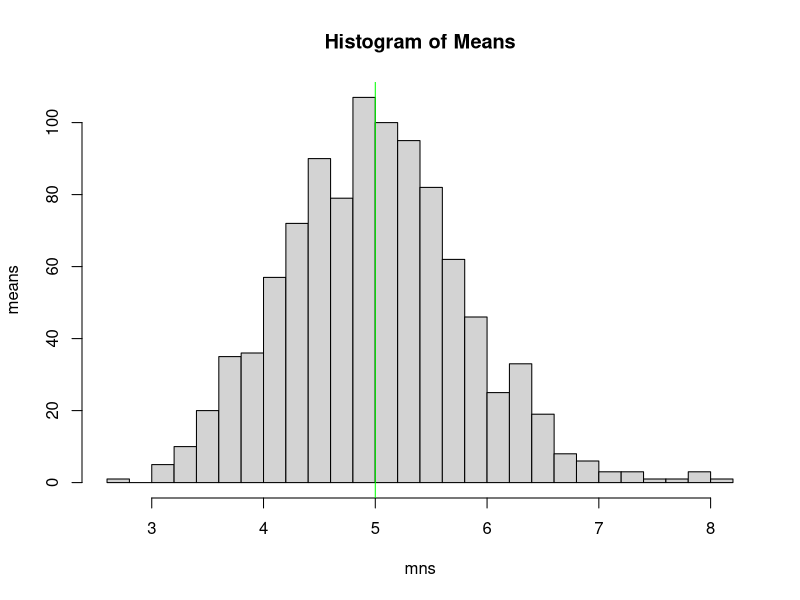
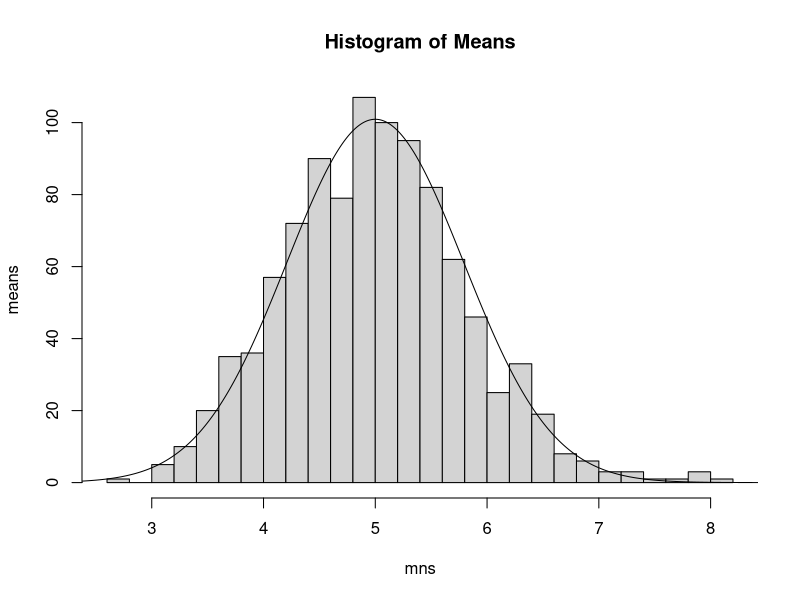
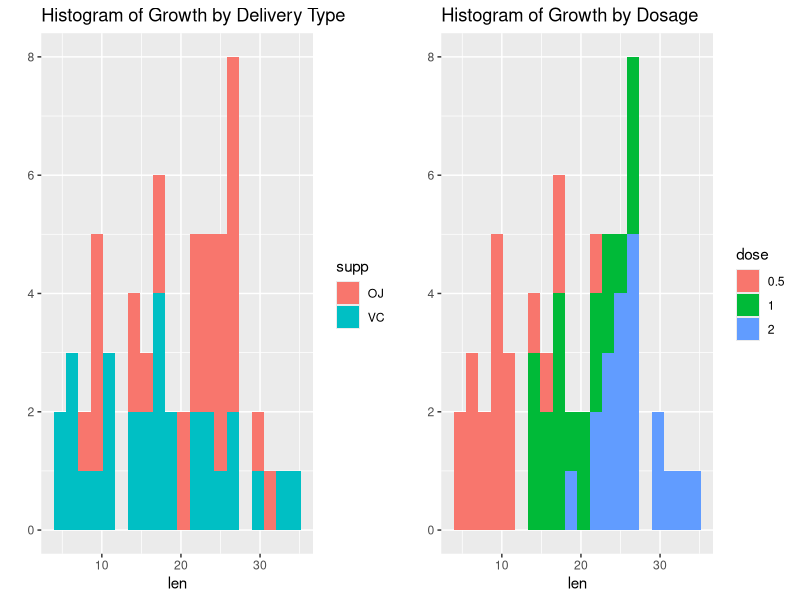

Recreate these plots in R, in order.
## ---- chunk 1
 mns = NULL
for (i in 1 : 1000) mns = c(mns, mean(rexp(40,0.2)))
hist(mns,breaks=20,ylab="means",main = "Histogram of Means")
abline(v=5,col="green")
varmns<-var(mns);varmns
## ---- chunk 2
hist(mns,breaks=20, ylab="means",main = "Histogram of Means")
x   <- seq(0,10,length=1000)
y   <- 200*dnorm(x,mean=5, sd=5/(sqrt(40)))
lines(x,y, lwd=1)
## ---- chunk 3
data("ToothGrowth")
ToothGrowth$dose<-as.factor(ToothGrowth$dose)
summary(ToothGrowth)
## ---- chunk 4
library(ggplot2)
library(gridExtra)
plot1 <-qplot(len,data= ToothGrowth, fill=supp, bins=20, main = "Histogram of Growth by Delivery Type")
plot2 <-qplot(len,data= ToothGrowth, fill=dose, bins=20, main = "Histogram of Growth by Dosage")
grid.arrange(plot1, plot2, ncol=2)
## ---- chunk 5
OJ<-subset(ToothGrowth, supp=="OJ")
VC<-subset(ToothGrowth, supp=="VC")
test1<-t.test(OJ$len,VC$len,paired= FALSE)
test1$p.value
test1$conf.int
## ---- chunk 6
dose.5<-subset(ToothGrowth, dose==0.5)
dose1<-subset(ToothGrowth, dose==1.0)
dose2<-subset(ToothGrowth, dose==2.0)
test2<-t.test(dose.5$len,dose1$len,paired= FALSE)
test2$p.value
test3<-t.test(dose1$len,dose2$len,paired= FALSE)
test3$p.value
test4<-t.test(dose.5$len,dose2$len,paired= FALSE)
test4$p.value
